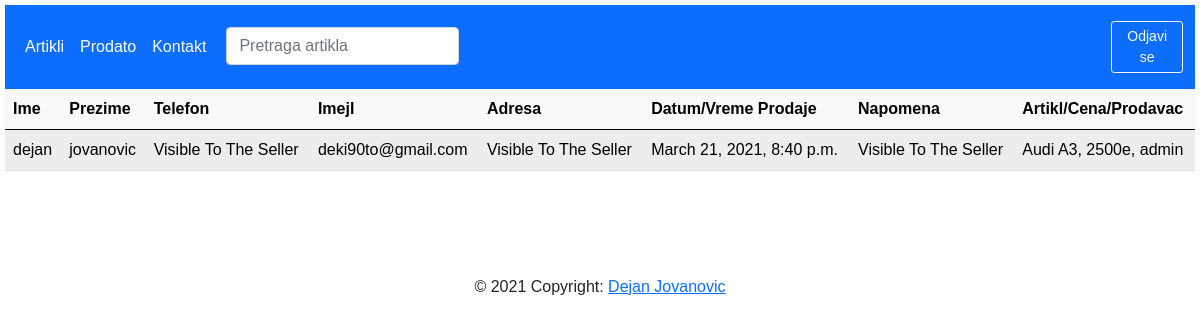
The page /buyer/ (signed in) on the database as committed earlier.
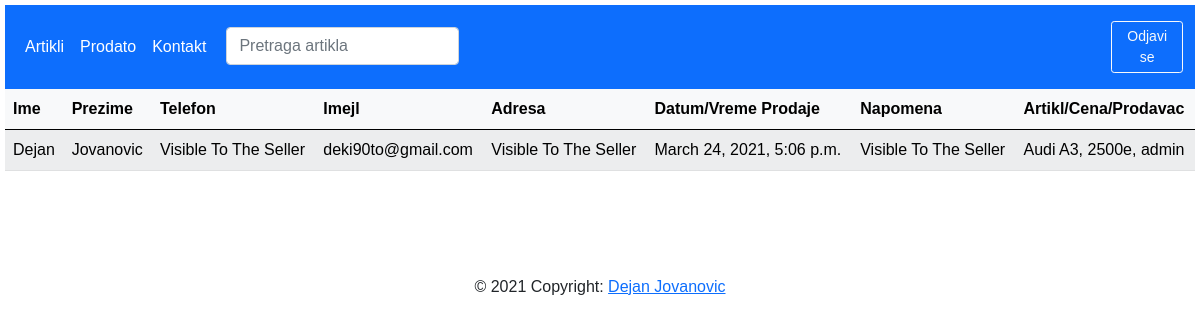
The same page on the database as committed later.
### shop_app/models.py (models this page shows, shortened)
class Buyer(models.Model):
    first_name =    models.CharField(max_length=200)
    last_name =     models.CharField(max_length=200)
    email =         models.EmailField()
    phone =         models.CharField(max_length=20)
    address =       models.TextField(max_length=100)
    note =          models.TextField(max_length=300, blank=True, null=True)
    date_buyed =    models.DateTimeField(auto_now_add=True)
    buyed_item =    models.OneToOneField('ProductName', on_delete=models.SET_NULL, null=True, blank=False)
    class Meta:
        ordering = ['-date_buyed']

class ProductName(models.Model):
    user =                  models.ForeignKey(User, on_delete=models.CASCADE)
    id =                    models.UUIDField(primary_key=True, default=uuid.uuid4)
    product_name =          models.CharField(max_length=200)
    product_description =   models.TextField(max_length=500)
    date_posted =           models.DateTimeField(auto_now_add=True)
    ad_image =              ResizedImageField(size=[320,240], quality=100, upload_to='pictures', blank=True, null=True)
    product_picture_1 =     ResizedImageField(quality=100, upload_to='pictures', blank=True, null=True)
    product_picture_2 =     ResizedImageField(quality=100, upload_to='pictures', blank=True, null=True)
    product_picture_3 =     ResizedImageField(quality=100, upload_to='pictures', blank=True, null=True)
    product_picture_4 =     ResizedImageField(quality=100, upload_to='pictures', blank=True, null=True)
    product_picture_5 =     ResizedImageField(quality=100, upload_to='pictures', blank=True, null=True)
    product_picture_6 =     ResizedImageField(quality=100, upload_to='pictures', blank=True, null=True)
    product_price =         models.IntegerField(default='0', null=True, blank=False)
    phone =                 models.CharField(max_length=20)
    product_brand =         models.ForeignKey('Brand', on_delete=models.CASCADE, blank=True, null=True)
    def __str__(self):
        return (f'{self.product_name}, {self.product_price}e, {self.user}')
    class Meta:
        ordering = ['-date_posted']

### shop_app/views.py (the view)
# urls.py: path('buyer/', views.BuyerListView.as_view(), name='buyer'),
class BuyerListView(generic.ListView):
    model = Buyer
    template_name = 'buyer_list.html'

### shop_app/templates/buyer_list.html
{% extends 'base.html' %}
{% block content %}
{% if user.is_authenticated %}
<table class="table table-light table-striped table-hover">
    <thead class="thead-dark">
        <tr>
            <th scope="col"> Ime </th>
            <th scope="col"> Prezime </th>
            <th scope="col"> Telefon </th>
            <th scope="col"> Imejl </th>
            <th scope="col"> Adresa </th>
            <th scope="col"> Datum/Vreme Prodaje</th>
            <th scope="col"> Napomena </th>
            <th scope="col"> Artikl/Cena/Prodavac </th>
        </tr>
    </thead>
    <tbody>
    {% for page in buyer_list %}
        <tr>
            <td>{{ page.first_name }}</td>
            <td>{{ page.last_name }}</td>
            <td>Visible To The Seller</td>
            <td>{{ page.email }}</td>
            <td>Visible To The Seller</td>
            <td>{{ page.date_buyed }}</td>
            <td>Visible To The Seller</td>
            <td>{{ page.buyed_item }}</td>
        </tr>
    {% endfor %}
    </tbody>
</table>
{% endif %}
{% endblock %}

### shop_app/templates/base.html (shortened to what this page needs)
{% load static %}
<!doctype html>
<html lang="en">
<head>
  <link href="https://cdn.jsdelivr.net/npm/bootstrap@5.0.0-beta1/dist/css/bootstrap.min.css" rel="stylesheet">
  <link rel="stylesheet" type="text/css" href="{% static 'shop_app/css/styles.css' %}">
{% if user.is_authenticated %}
<nav class="navbar navbar-expand-lg navbar-dark bg-primary">
    <div class="container-fluid">
      <div class="collapse navbar-collapse" id="navbarSupportedContent">
        <ul class="navbar-nav me-auto mb-2 mb-lg-0">
          <li class="nav-item">
            <a class="nav-link active" aria-current="page" href="{% url 'product' %}"> Artikli </a>
          </li>
           <li class="nav-item">
            <a class="nav-link active" aria-current="page" href="{% url 'buyer' %}"> Prodato </a>
          </li>
          <li class="nav-item">
            <a class="nav-link active" aria-current="page" href="{% url 'contact_list' %}"> Kontakt </a>
          </li>
        <div class="container">
          <form class="form-inline" method="POST" action="{% url 'search' %}">
            <input class="form-control mr-sm-2" type="search" placeholder="Pretraga artikla" aria-label="Search" name="search">
          </form>
        </div>
      </div>
      <nav class="navbar bg-primary" style="float:right;">
        <a class="btn btn-sm btn-outline-light" href="{% url 'logout' %}"> Odjavi se </a>
      </nav>
    </div>
  </nav>
{% endif %}
</head>
<body>
<center>
  {% block content %}{% endblock %}
</center>
</body>
<br><br><br>
  <footer class="page-footer font-small blue">
  <div class="footer-copyright text-center py-3">© 2021 Copyright:
  	<a href="https://www.linkedin.com/in/dejan-jovanovic-0341b519a/"> Dejan Jovanovic </a>
  </div>
  </footer>
</html>

### shop_app/static/shop_app/css/styles.css (style rules this page uses)
body { padding: 5px; font-family: Arial, Helvetica, sans-serif; }

Rows that differ between the two databases and show on the page:
removed Buyer: first_name "dejan", last_name "jovanovic", email "deki90to@gmail.com", date_buyed "March 21, 2021, 8:40 p.m.", buyed_item "Audi A3, 2500e, admin"
added Buyer: first_name "Dejan", last_name "Jovanovic", email "deki90to@gmail.com", date_buyed "March 24, 2021, 5:06 p.m.", buyed_item "Audi A3, 2500e, admin"
